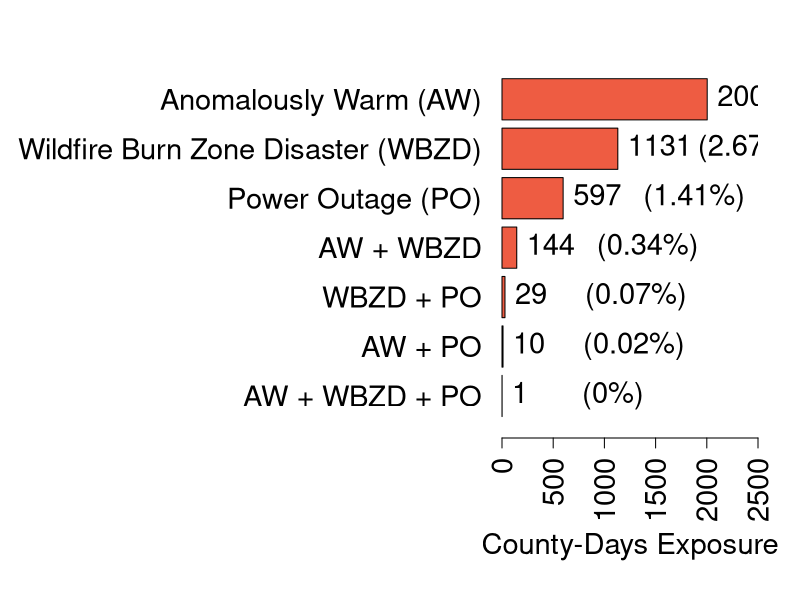

The R script that drew this image: (Note: this script raises an error after producing the figure.)
#Co-occurring climate events analysis for CA, 2018-2019
#Author: Brittany Shea
#Date: 12-09-24

#------------------------- 
#load libraries

library(tidyverse)
library(knitr)
library(dplyr)
library(patchwork)
library(ggplot2)
library(viridis)

#-------------------------
#read files

aw = read.csv("output/aw2join.csv")
po = read.csv("output/po2join.csv")
wd = read.csv("output/wd2join.csv")
svi = read.csv("data/svi.csv")

#-------------------------
#list of only duplicate WBZD: counties that had more than 1 WBZD on the same day

wd_dups = read.csv("output/duplicates_wd.csv")

#list of WBZD including duplicates

wd_with_dups = read.csv("output/dup_exp_ca_wd_2018_2019.csv")

#-------------------------
#merge files

aw_po_merge = merge(aw, po, all = TRUE)

aw_po_wd_merge = merge(aw_po_merge, wd, all = TRUE)

aw_po_wd_merge = aw_po_wd_merge %>% 
  dplyr::select(fipdate, exposed_aw, exposed_po, exposed_wd)

aw_po_wd_merge[is.na(aw_po_wd_merge)] <- 0

#-------------------------
#find numbers to make barplot

wd_num <- aw_po_wd_merge %>% 
  filter(exposed_wd == 1) %>% 
  nrow()
po_num <- aw_po_wd_merge %>% 
  filter(exposed_po == 1) %>% 
  nrow()
aw_num <- aw_po_wd_merge %>% 
  filter(exposed_aw == 1) %>% 
  nrow()
wd_po_num <- aw_po_wd_merge %>% 
  filter(exposed_po == 1 & exposed_wd == 1) %>% 
  nrow()
wd_aw_num <- aw_po_wd_merge %>% 
  filter(exposed_aw == 1 & exposed_wd == 1) %>% 
  nrow()
po_aw_num <- aw_po_wd_merge %>% 
  filter(exposed_po == 1 & exposed_aw == 1) %>% 
  nrow()
po_aw_wd_num <- aw_po_wd_merge %>% 
  filter(exposed_po == 1 & exposed_aw == 1 & exposed_wd == 1) %>% 
  nrow()

po_aw_wd_barplot <- c(po_aw_wd_num, po_aw_num, wd_po_num, wd_aw_num, po_num, wd_num, aw_num)

#-------------------------
#create the barplot and save the bar numbers

#increase the size of the margins

par(mar = c(8, 25, 4, 2) + 0.1)

countydays_barplot <- barplot(po_aw_wd_barplot, 
                              names.arg = c("AW + WBZD + PO", "AW + PO", "WBZD + PO", "AW + WBZD", "Power Outage (PO)", "Wildfire Burn Zone Disaster (WBZD)", "Anomalously Warm (AW)"),
                              las = 2,
                              col = "tomato2",
                              horiz = TRUE,
                              xlim = c(0, 2500),
                              ylim = c(0, length(po_aw_wd_barplot) + 1),  
                              cex.names = 1.75,
                              cex.axis = 1.75,
                              cex.lab = 1.75)

#add numbers to the end of the bars with increased size

text(x = po_aw_wd_barplot, y = countydays_barplot, labels = po_aw_wd_barplot, pos = 4, cex = 1.75) 

#calculate % of total county-days of each event type; total county-days in period = 42,340

aw <- round((aw_num / 42340 * 100), 2)
wd <- round((wd_num / 42340 * 100), 2)
po <- round((po_num / 42340 * 100), 2)
aw_wd <- round((wd_aw_num / 42340 * 100), 2)
po_wd <- round((wd_po_num / 42340 * 100), 2)
po_aw <- round((po_aw_num / 42340 * 100), 2)
po_aw_wd <- round((po_aw_wd_num / 42340 * 100), 2)

percent_countydays <- c(po_aw_wd, po_aw, po_wd, aw_wd, po, wd, aw)
labels <- paste0("(", percent_countydays, "%)")

#add the labels with increased size

text(x = po_aw_wd_barplot, y = countydays_barplot, labels = labels, pos = 4, offset = 4, cex = 1.75)

mtext("County-Days Exposure", side = 1, line = 5, cex = 1.75) 

#-------------------------
#create date and fips column from fipdate

aw_po_wd_merge$date <- substring(aw_po_wd_merge$fipdate, 5) #sub-string starting from the 5th element of the string
aw_po_wd_merge$fips <- substring(aw_po_wd_merge$fipdate, 0, 4) #sub-string starting from the 0 to the 4th element of the string

#write merged file

write_csv(aw_po_wd_merge, file = "output/countyday_aw_po_wd.csv")
aw_po_wd_merge = read.csv("output/countyday_aw_po_wd.csv")

#-------------------------
#aggregate to find number of po aw wbzd days each fips has experienced

aw_days = aggregate(aw_po_wd_merge$exposed_aw, by = list(fips = aw_po_wd_merge$fips), FUN = sum)
colnames(aw_days)[2] = "aw_days"

po_days = aggregate(aw_po_wd_merge$exposed_po, by = list(fips = aw_po_wd_merge$fips), FUN = sum)
colnames(po_days)[2] = "po_days"

wd_days = aggregate(aw_po_wd_merge$exposed_wd, by = list(fips = aw_po_wd_merge$fips), FUN = sum)
colnames(wd_days)[2] = "wd_days"

days_single_events = merge(aw_days,wd_days, by = "fips", all = TRUE)
days_single_events = merge(days_single_events, po_days, by = "fips", all = TRUE)

write.csv(days_single_events, "output/days_single_events.csv") 

#-------------------------
#select co-occurring events and extract unique fips

#WBZD & AW
wd_aw_comp <- aw_po_wd_merge %>% 
  filter(exposed_aw == 1 & exposed_wd == 1)
wd_aw_fips = as.matrix(unique(wd_aw_comp$fips))

wd_aw_comp_count = aggregate(wd_aw_comp$exposed_aw, by = list(fips = wd_aw_comp$fips), FUN = sum)
colnames(wd_aw_comp_count)[2] = "wd_aw"

#WBZD & PO
wd_po_comp <- aw_po_wd_merge %>% 
  filter(exposed_po == 1 & exposed_wd == 1)
wd_po_fips = as.matrix(unique(wd_po_comp$fips))

wd_po_comp_count = aggregate(wd_po_comp$exposed_po, by = list(fips = wd_po_comp$fips), FUN = sum)
colnames(wd_po_comp_count)[2] = "wd_po"

#PO & AW 
po_aw_comp <- aw_po_wd_merge %>% 
  filter(exposed_po == 1 & exposed_aw == 1)
po_aw_fips = as.matrix(unique(po_aw_comp$fips))

po_aw_comp_count = aggregate(po_aw_comp$exposed_po, by = list(fips = po_aw_comp$fips), FUN = sum)
colnames(po_aw_comp_count)[2] = "po_aw"

#WBZD & AW & PO 
wd_aw_po_comp <- aw_po_wd_merge %>% 
  filter(exposed_wd == 1 & exposed_aw == 1 & exposed_po == 1)
wd_aw_po_fips = as.matrix(unique(wd_aw_po_comp$fips))

wd_aw_po_comp_count = aggregate(wd_aw_po_comp$exposed_aw, by = list(fips = wd_aw_po_comp$fips), FUN = sum)
colnames(wd_aw_po_comp_count)[2] = "wd_aw_po"

#-------------------------
#merge dfs with co-occurring events & unique events per fips ("wd_aw_comp_count", "wd_po_comp_count", & "po_aw_comp_count")

comp_count_fips = merge(wd_aw_comp_count,wd_po_comp_count, by = "fips", all = TRUE)
comp_count_fips = merge(comp_count_fips,po_aw_comp_count, by = "fips", all = TRUE)
comp_count_fips = merge(comp_count_fips,wd_aw_po_comp_count, by = "fips", all = TRUE)

final_count_fips = merge(comp_count_fips,days_single_events, by = "fips", all = TRUE)
final_count_fips[is.na(final_count_fips)] <- 0

#-------------------------
#merge with svi & county names

final_count_fips = merge(final_count_fips,svi, by = "fips", all = TRUE)
final_count_fips[is.na(final_count_fips)] <- 0

write.csv(final_count_fips, "output/final_count_fips.csv") 

median(final_count_fips$svi)

sum(final_count_fips$wd_po)

#-------------------------
#create table of svi values and all event types

svi_table = final_count_fips %>% 
  select(name, svi, aw_days, wd_days, po_days, wd_aw, wd_po, po_aw, wd_aw_po) %>% 
  rename(aw_wd = wd_aw) %>%
  rename(aw_po = po_aw) %>%
  rename(aw_wd_po = wd_aw_po) %>%
  rename(county_name = name) %>% 
  arrange(desc(svi))

write.csv(svi_table, "output/svi_events_table.csv") 

#-------------------------
#look at distribution of co-occurring climate events (by count of different types of co-occurring events and total count of co-occurring events)

#count total co-occurring events per row

distribution_comp <- svi_table %>%
  mutate(total_events = rowSums(select(., aw_wd:aw_wd_po), na.rm = TRUE))

#count number of types of co-occurring events per row

distribution_comp <- distribution_comp %>%
  mutate(types_of_events = rowSums(select(., aw_wd:aw_wd_po) != 0, na.rm = TRUE))

#order rows based on total co-occurring events and number of types of co-occurring events

distribution_comp <- distribution_comp %>%
  arrange(desc(total_events), desc(types_of_events))

#-------------------------
#calculate the 3rd quartile of the SVI scores

third_quantile_svi <- quantile(final_count_fips$svi, 0.75)

#find the rows that are in the 3rd quartile

top_quarter_svi <- final_count_fips[final_count_fips$svi > third_quantile_svi, ]

#print the data in the 3rd quartile

print(top_quarter_svi)

#find the total number of co-occurring days in top quarter

sum(top_quarter_svi$aw_days)

#calculate the bottom quartile of the SVI scores

first_quartile_svi <- quantile(final_count_fips$svi, 0.25)

#find the rows that are in the 1st quartile

bottom_quarter_svi <- final_count_fips[final_count_fips$svi < first_quartile_svi, ]

#print the data in the 1st quartile

print(bottom_quarter_svi)

#find the total number of co-occurring days in bottom quarter

sum(bottom_quarter_svi$po_aw)

#-------------------------
#plots of events by svi

#WBZD & AW, SVI

#wd_aw != 0

comp_wd_aw = final_count_fips[final_count_fips$wd_aw != 0,]

#lollipop plot with best fit line

plot1 <- ggplot(comp_wd_aw, aes(x = svi, y = wd_aw)) + 
  geom_segment(aes(xend = svi, yend = 0)) +
  geom_point(size = 1.5) +
  geom_smooth(method = "lm", se = FALSE, linetype = "dashed", color = "black") +
  scale_color_viridis_c() +
  theme_minimal() + 
  labs(y = "Days", x = "SVI") +
  theme(axis.title.y = element_text(size = 23),
        axis.title.x = element_text(size = 23),
        axis.text = element_text(size = 16),
        title = element_text(size = 16)) + 
  ggtitle("(A) Co-occurring Anomalously Warm & Wildfire Burn Zone Disaster Days by CA County, 2018-2019 (n = 144 county-days)")

#WBZD & PO, SVI

#wd_po != 0

comp_wd_po = final_count_fips[final_count_fips$wd_po != 0,]

#lollipop plot with best fit line

plot2 <- ggplot(comp_wd_po, aes(x = svi, y = wd_po)) + 
  geom_segment(aes(xend = svi, yend = 0)) +
  geom_point(size = 1.5) +
  geom_smooth(method = "lm", se = FALSE, color = "black", linetype = "dashed") +
  scale_color_viridis_c() +
  theme(axis.text.x = element_blank()) + 
  theme_minimal() + 
  theme(axis.title.y = element_text(size = 23),
        axis.title.x = element_text(size = 23),
        axis.text = element_text(size = 16),
        title = element_text(size = 16)) + 
  labs(y = "Days", x = "SVI") +
  ggtitle("(B) Co-occurring Wildfire Burn Zone Disaster & Long Power Outage Days by CA County, 2018-2019 (n = 29 county-days)")

#PO & AW, SVI

#po_aw != 0

comp_po_aw = final_count_fips[final_count_fips$po_aw != 0,]

#lollipop plot with best fit line

plot3 <- ggplot(comp_po_aw, aes(x = svi, y = po_aw)) + 
  geom_segment(aes(xend = svi, yend = 0)) +
  geom_point(size = 1.5) +
  geom_smooth(method = "lm", se = FALSE, color = "black", linetype = "dashed") +
  scale_color_viridis_c() +
  theme_minimal() + 
  labs(y = "Days", x = "SVI") +
  theme(axis.title.y = element_text(size = 23),
        axis.title.x = element_text(size = 23),
        axis.text = element_text(size = 16),
        title = element_text(size = 16)) + 
  ggtitle("(C) Co-occurring Anomalously Warm & Long Power Outage Days by CA County, 2018-2019 (n = 10 county-days)")

#AW, SVI

# AW != 0

plot_aw_days = final_count_fips[final_count_fips$aw_days != 0,]

#lollipop plot with best fit line

plot4 <- ggplot(plot_aw_days, aes(x = svi, y = aw_days)) + 
  geom_segment(aes(xend = svi, yend = 0)) +
  geom_point(size = 1.5) +
  geom_smooth(method = "lm", se = FALSE, linetype = "dashed", color = "black") +
  scale_color_viridis_c() +
  theme_minimal() + 
  labs(y = "Days", x = "SVI") +
  theme(axis.title.y = element_text(size = 23),
        axis.title.x = element_text(size = 23),
        axis.text = element_text(size = 16),
        title = element_text(size = 16)) +
  ggtitle("(D) Anomalously Warm Days by CA County, 2018-2019 (n = 2004 county-days)")

#WBZD, SVI

#wd_days != 0

plot_wd_days = final_count_fips[final_count_fips$wd_days != 0,]

#lollipop plot with best fit line

plot5 <- ggplot(plot_wd_days, aes(x = svi, y = wd_days)) + 
  geom_segment(aes(xend = svi, yend = 0)) +
  geom_point(size = 1.5) +
  geom_smooth(method = "lm", se = FALSE, linetype = "dashed", color = "black") +
  scale_color_viridis_c() +
  theme_minimal() + 
  labs(y = "Days", x = "SVI") +
  theme(axis.title.y = element_text(size = 23),
        axis.title.x = element_text(size = 23),
        axis.text = element_text(size = 16),
        title = element_text(size = 16)) + 
  ggtitle("(E) Wildfire Burn Zone Disaster Days by CA County, 2018-2019 (n = 1131 county-days)")

#PO, SVI

#po != 0

plot_po_days = final_count_fips[final_count_fips$po_days != 0,]

#lollipop plot with best fit line

plot6 <- ggplot(plot_po_days, aes(x = svi, y = po_days)) + 
  geom_segment(aes(xend = svi, yend = 0)) +
  geom_point(size = 1.5) +
  geom_smooth(method = "lm", se = FALSE, linetype = "dashed", color = "black") +
  scale_color_viridis_c() +
  theme_minimal() + 
  labs(y = "Days", x = "SVI") +
  theme(axis.title.y = element_text(size = 23),
        axis.title.x = element_text(size = 23),
        axis.text = element_text(size = 16),
        title = element_text(size = 16)) +
  ggtitle("(F) Long Power Outage Days by CA County, 2018-2019 (n = 597 county-days)")

#-------------------------
#combine the co-occurring events into lollipop plots

combined_plot1 <- plot1 / plot_spacer() / plot2 / plot_spacer() / plot3 /
  plot_layout(heights = c(1, 0.01, 1, 0.05, 1))

#print the combined plot

print(combined_plot1)

#combine the co-occurring events into lollipop plots

combined_plot2 <- plot4 / plot_spacer() / plot5 / plot_spacer() / plot6 +
  plot_layout(heights = c(1, 0.01, 1, 0.05, 1))

#print the combined plot

print(combined_plot2)

#-------------------------
#spearman correlation SVI and event days 

comp_wd_aw %>% 
  summarise(spearman = cor(x = svi, y = wd_aw, method = c("spearman")))

comp_wd_po %>% 
  summarise(spearman = cor(x = svi, y = wd_po, method = c("spearman")))

comp_po_aw %>% 
  summarise(spearman = cor(x = svi, y = po_aw, method = c("spearman")))

plot_wd_days %>% 
  summarise(spearman = cor(x = svi, y = wd_days, method = c("spearman")))

plot_aw_days %>% 
  summarise(spearman = cor(x = svi, y = aw_days, method = c("spearman")))

plot_po_days %>% 
  summarise(spearman = cor(x = svi, y = po_days, method = c("spearman")))
